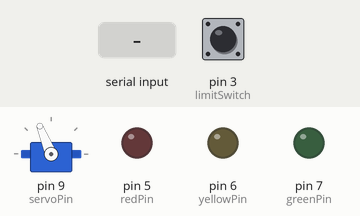
This program was run on a simulated Arduino Uno, built with avr-gcc and run on an emulated ATmega328P. Shown: servo, output pins drawn as LEDs (lit = HIGH). The inputs (shaded band) are chosen by the test bench; at power-on: pin 3 (limitSwitch) HIGH. What the program prints to the serial monitor is not drawn.

Above: at 1.2 s.
1.3 s: pin 3 (limitSwitch) pulled LOW for 0.15 s
At 1.37 s:
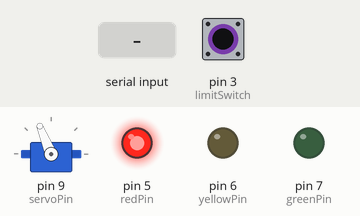
2.9 s: "t" received over Serial
At 3.2 s:
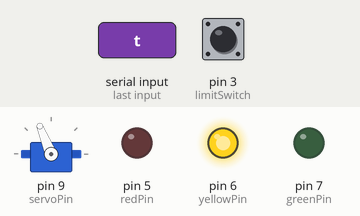
4.4 s: "p" received over Serial
At 5.2 s:
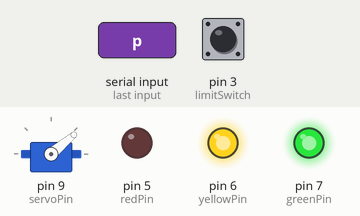
6.9 s: pin 3 (limitSwitch) pulled LOW for 1 s
At 7.4 s:
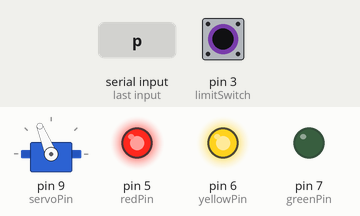
9.4 s: pin 3 (limitSwitch) pulled LOW for 3.2 s
At 12.9 s:
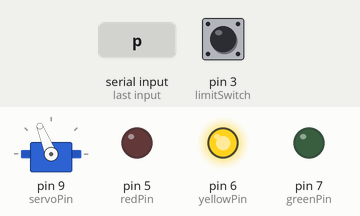
Timing chart, 0 to 14.4 s (numbered marks = the images above; inputs shaded):
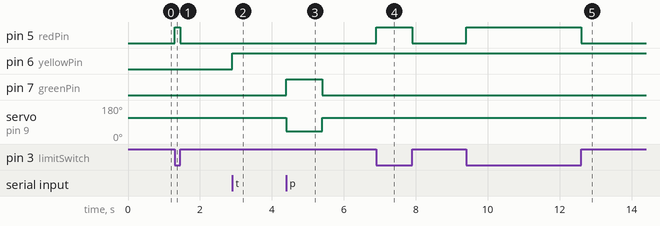

The program:

main.cpp
```cpp
#include <Arduino.h>
#include <ArduinoJson.h>
#include <Servo.h>

#define servoPin 9 // servo pin
Servo myservo;	   // servo object

int limitSwitch = 3; // limit switch pin
char incomingByte;	 // holds the byte from serial

int redPin = 5;
int yellowPin = 6;
int greenPin = 7;

boolean redLED = false;
boolean yellowLED = false;
boolean greenLED = false;

void lightLEDs()
{
	digitalWrite(redPin, redLED);
	digitalWrite(yellowPin, yellowLED);
	digitalWrite(greenPin, greenLED);
}

void checkFood()
{
	if (digitalRead(limitSwitch))
	{
		// if the limit switch is open, means nothing is holding it down
		redLED = false;
	}
	else
	{
		redLED = true;
	}
}

void dropFood()
{
	// if its feeding command, means catt has been seen
	greenLED = true;
	lightLEDs();

	// open servo
	myservo.write(40); // sets the servo position (0-180)
	delay(1000);
	myservo.write(112);

	greenLED = false;
	// now that we put food out, lets check its level
	checkFood();
	lightLEDs();
}

void setup()
{
	// put your setup code here, to run once:
	pinMode(limitSwitch, INPUT_PULLUP); // setups limit switch pin as input and pullups floating input
	// sets led pins as outputs
	pinMode(redPin, OUTPUT);
	pinMode(yellowPin, OUTPUT);
	pinMode(greenPin, OUTPUT);

	myservo.attach(servoPin); // attaches the servo on pin 9 to the servo object
	Serial.begin(9600);		  // sets serial to run at a speed of 9600

	// on startup, check food level
	checkFood();
	lightLEDs();

	myservo.write(112); // sets the servo position (0-180)
}

void loop()
{
	// put your main code here, to run repeatedly:
	checkFood();
	lightLEDs();

	// if there is something in serial
	if (Serial.available() > 0)
	{
		// read the incoming byte:
		incomingByte = Serial.read();

		if (incomingByte == 't')
		{
			// t for TIME TO FEED (or maybe the opposite)
			yellowLED = !yellowLED;
			lightLEDs();
		}
		else if (incomingByte == 'p')
		{
			// if p, for "please feed me, IM HERE", servo needs to open, delay a bit, and go back
			dropFood();
		}
	}

	if (!redLED)
	{
		// if low food, constally spam f
		Serial.println('f');
	}
	else
	{
		// just spam o for "OH we have plenty of food mashas so happy"
		Serial.println('o');
	}
}
```

Measured:
- after the input at 1.3 s, pin 5 (redPin): LOW → HIGH at once, → LOW 0.15 s later
- after the input at 2.9 s, pin 6 (yellowPin): LOW → HIGH at once
- after the input at 4.4 s, pin 7 (greenPin): LOW → HIGH at once, → LOW 1.0 s later; servo on pin 9 (servoPin): 112° → 40° at once, → 112° 1.0 s later
- after the input at 6.9 s, pin 5 (redPin): LOW → HIGH at once, → LOW 1.0 s later
- after the input at 9.4 s, pin 5 (redPin): LOW → HIGH at once, → LOW 3.2 s later
